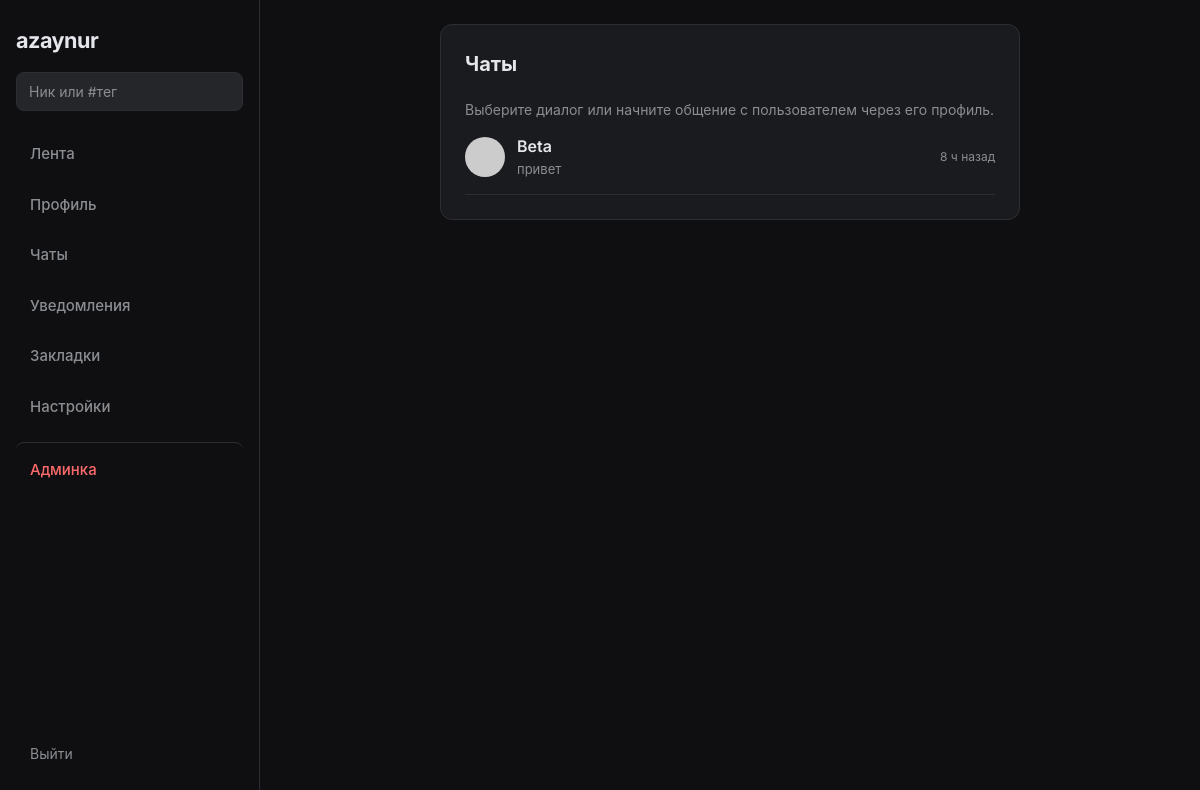
The page /chats (signed in) on the database its author committed.
### app.py (models this page shows, shortened)
class User(UserMixin, db.Model):
    id = db.Column(db.Integer, primary_key=True)
    username = db.Column(db.String(80), unique=True, nullable=False)
    email = db.Column(db.String(120), unique=True, nullable=False)
    password = db.Column(db.String(128), nullable=False)
    avatar = db.Column(db.String(200), default='default.jpg')
    bio = db.Column(db.String(500), nullable=True)
    is_verified = db.Column(db.Boolean, default=False)
    verification_type = db.Column(db.String(20), nullable=True)  # gold, vip, exclusive
    custom_status = db.Column(db.String(100), nullable=True)
    is_admin = db.Column(db.Boolean, default=False)
    banned_until = db.Column(db.DateTime, nullable=True)

class Message(db.Model):
    id = db.Column(db.Integer, primary_key=True)
    sender_id = db.Column(db.Integer, db.ForeignKey('user.id'), nullable=False)
    receiver_id = db.Column(db.Integer, db.ForeignKey('user.id'), nullable=False)
    body = db.Column(db.Text, nullable=False)
    created_at = db.Column(db.DateTime, default=datetime.utcnow)
    read = db.Column(db.Boolean, default=False)

### app.py (the view)
@app.route('/chats')
@login_required
def chats():
    blocked_ids = get_blocked_user_ids(current_user.id)
    msgs = Message.query.filter(
        or_(Message.sender_id == current_user.id, Message.receiver_id == current_user.id)
    ).order_by(Message.created_at.desc()).all()
    seen = set()
    convos = []
    for m in msgs:
        pid = m.receiver_id if m.sender_id == current_user.id else m.sender_id
        if pid not in seen and pid not in blocked_ids:
            seen.add(pid)
            convos.append((User.query.get(pid), m))
    return render_template('chats.html', convos=convos)

### app.py (called while the page is built)
@login_manager.user_loader
def load_user(user_id):
    return User.query.get(int(user_id))

def get_blocked_user_ids(user_id):
    blocked_by_me = {b.blocked_id for b in Block.query.filter_by(blocker_id=user_id).all()}
    blocked_me = {b.blocker_id for b in Block.query.filter_by(blocked_id=user_id).all()}
    return blocked_by_me | blocked_me

@app.before_request
def check_banned():
    if current_user.is_authenticated and getattr(current_user, 'banned_until', None) and current_user.banned_until and current_user.banned_until > datetime.utcnow():
        from flask_login import logout_user
        logout_user()
        flash('Ваш аккаунт заблокирован. Ожидайте окончания блокировки.')
        return redirect(url_for('login'))

def time_ago(dt):
    if not dt:
        return ''
    delta = datetime.utcnow() - dt
    if delta.days > 365:
        return f'{delta.days // 365} г назад'
    if delta.days > 30:
        return f'{delta.days // 30} мес назад'
    if delta.days > 0:
        return f'{delta.days} дн назад'
    if delta.seconds >= 3600:
        return f'{delta.seconds // 3600} ч назад'
    if delta.seconds >= 60:
        return f'{delta.seconds // 60} мин назад'
    return 'только что'

@app.context_processor
def inject_globals():
    d = {'predefined_statuses': PREDEFINED_STATUSES}
    if current_user.is_authenticated:
        d['notifications_count'] = min(Notification.query.filter_by(user_id=current_user.id, read=False).count(), 99)
    else:
        d['notifications_count'] = 0
    return d

### templates/chats.html (shortened to what this page needs)
{% extends "base.html" %}
{% block content %}
<div class="admin-card">
    <h2>Чаты</h2>
    <p class="text-dim">Выберите диалог или начните общение с пользователем через его профиль.</p>
    <ul class="chat-list">
        {% for peer, last_msg in convos %}
        <li>
            <a href="{{ url_for('chat', user_id=peer.id) }}" class="chat-list-item">
                <div class="mini-avatar">
                    <img src="{{ url_for('static', filename='uploads/avatars/' + peer.avatar) }}" alt="" onerror="this.src='https://ui-avatars.com/api/?name={{ peer.username }}&size=40&background=25262a&color=8a8d91';">
                </div>
                <div class="chat-list-info">
                    <span class="chat-peer-name">{{ peer.username }}</span>
                    <span class="chat-preview">{{ last_msg.body[:50] }}{% if last_msg.body|length > 50 %}...{% endif %}</span>
                </div>
                <span class="chat-time">{{ last_msg.created_at|time_ago }}</span>
            </a>
        </li>
        {% endfor %}
    </ul>
</div>
{% endblock %}

### static/css/style.css (style rules this page uses)
:root { --bg-main: #0f0f12; --bg-card: #1a1b1e; --bg-input: #25262a; --border: 1px solid #2d2e33; --text-main: #e4e6eb; --text-dim: #8a8d91; --accent: #0084ff; --accent-hover: #006dd1; --error: #fa383e; --radius: 12px; --radius-sm: 8px; }
* { box-sizing: border-box; margin: 0; padding: 0; }
body { background-color: var(--bg-main); color: var(--text-main); font-family: 'Inter', -apple-system, BlinkMacSystemFont, sans-serif; min-height: 100vh; line-height: 1.5; }
a { color: inherit; text-decoration: none; }
.mini-avatar { width: 40px; height: 40px; border-radius: 50%; overflow: hidden; flex-shrink: 0; background: var(--bg-input); }
.mini-avatar img { width: 100%; height: 100%; object-fit: cover; }
.settings-card, .admin-card { background: var(--bg-card); border: var(--border); border-radius: var(--radius); padding: 24px; margin-bottom: 16px; }
.settings-card h2, .admin-card h2 { font-size: 20px; margin-bottom: 20px; color: var(--text-main); }
.text-dim { color: var(--text-dim); font-size: 14px; }
.chat-list { list-style: none; }
.chat-list-item { display: flex; align-items: center; gap: 12px; padding: 14px 0; border-bottom: var(--border); color: inherit; }
.chat-list-info { flex: 1; min-width: 0; display: flex; flex-direction: column; gap: 2px; }
.chat-peer-name { font-weight: 600; }
.chat-preview { font-size: 13px; color: var(--text-dim); }
.chat-time { font-size: 12px; color: var(--text-dim); }

### rows shown on the page
User: username "Beta", body "привет", created_at "8 ч назад"
